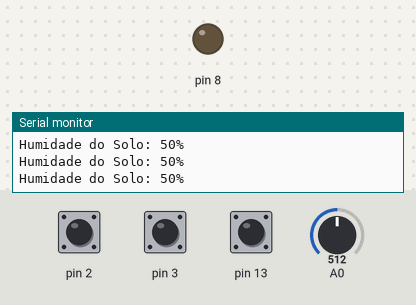
Recording of a sketch running on a simulated Arduino Uno, built with avr-gcc and run on an emulated ATmega328P. Parts: output pins drawn as LEDs (lit = HIGH), the last lines printed to the serial monitor. The test bench sets the inputs (shaded band); at power-on: A0 = 512, pin 2 HIGH, pin 3 HIGH, pin 13 HIGH.

Above: at 0.8 s.
0.9 s: A0 set to 236
3.9 s: A0 set to 209
At 4.9 s:
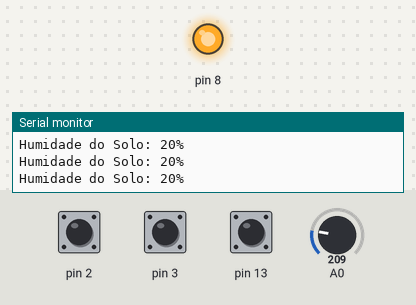
Timing chart, 0 to 6.9 s (numbered marks = the images above; inputs shaded):
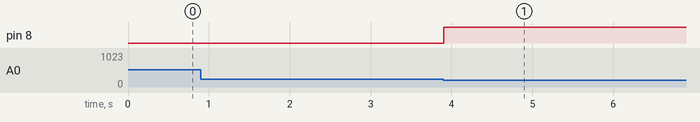

Measured:
- the behaviour switches between 220 and 219 on A0 (found by bisection; images 0 and 1)
- after the input at 3.9 s, pin 8: LOW → HIGH at once

The sketch:

main.ino
```cpp
//Mascara de BITS

#define BIT0 0b00000001
#define BIT1 0b00000010
#define BIT2 0b00000100
#define BIT3 0b00001000
#define BIT4 0b00010000
#define BIT5 0b00100000
#define BIT6 0b01000000
#define BIT7 0b10000000

#include <stdio.h>
#include <stdlib.h>
#include <stdint.h>  // para uso de uint8_t
#include <LiquidCrystal.h> //Biblioteca para uso do DisplayLCD

//Parametros para Comunicação Serial

#define FOSC 16000000U
#define BAUD 9600
#define MYUBRR FOSC / 16 / (BAUD - 1)
#define TAMANHO 50

//Inicialização das variaveis para UART.

char msg_tx[20];
char msg_rx[32];
int pos_msg_rx = 0;
int tamanho_msg_rx = TAMANHO;

//Construtores das Funções UART

void UART_config(unsigned int ubrr);
void UART_Transmit(char *dados);

int leituraAD(uint8_t pinoAD) { //Leitura e Conversão AD
  int valorLido;

  ADMUX = pinoAD;          // Configura Pino Conversor Analogico
  ADMUX |= (1 << REFS0);   // usa AVcc como referencia
  ADMUX &= ~(1 << ADLAR);  // resolução de 10 bit

  ADCSRA |= (1 << ADPS2) | (1 << ADPS1) | (1 << ADPS0);  // prescaler de 128
  ADCSRA |= (1 << ADEN);                                 // Habilita ADC

  ADCSRA |= (1 << ADSC);  // Inicia conversão

  while (ADCSRA & (1 << ADSC));

  valorLido = ADCL;
  valorLido = (ADCH << 8) + valorLido;

  return valorLido;
}

int menuLCD(int x) { //Inicializador do LCD e Menu

  LiquidCrystal lcd(12, 11, 7, 6, 5, 4); //Configura pinos do LCD

  lcd.begin(16, 2); //Inicializa Display

  int porcentLeitura = (100 * static_cast<u32>(leituraAD(0)) / 1023);

  switch (x) {  //Menu LCD

    case 1:

      lcd.clear();
      lcd.setCursor(0, 0);
      lcd.print("Projeto E209");
      lcd.setCursor(0, 1);
      lcd.print("Augusto/Matheus");

      break;

    case 2:

      lcd.setCursor(0, 0);
      lcd.print("Humidade");
      lcd.setCursor(0, 1);
      lcd.print("do solo:");
      lcd.print(porcentLeitura);
      lcd.print("% ");

      if (porcentLeitura < 50) {

        lcd.print("SECO");

      } else if (porcentLeitura < 70) {

        lcd.print("OK");

      } else {

        lcd.print("BOM");
      }

      break;
  }
}

//int leitura_MIN = 0; // Valor minimo fornecido pelo sensor
int leitura_MAX = 876; // Valor maximo fornecido pelo sensor
int leituraSensor = 0; // Variavel que armazena leitura AD
int valor_ON = 219; //Valor que liga bomba de água.

int main(void) { // Setup

  cli();

  //Inicialização da Serial
  UART_config(MYUBRR);

  DDRB |= (BIT0);   //PB0 definido como saida
  PORTD |= (BIT2 + BIT3);	//PD2 E PD3 ativado PULL UP
  PORTB |= (BIT5);  //PB5 ativado PULL UP
  PORTC |= (BIT1 + BIT2); //PC1 E PC2 ativado PULL UP
  PORTB &= ~(BIT0);  //desativa PB0

  EICRA = BIT0 + BIT1 + BIT3 + BIT4; //Habilita Transição de descida em INT0 E INT1

  EIMSK = BIT0 + BIT1; //Habilita INT0 e INT1

  sei(); //Habilita interrupção global

  while (1) { //Loop Infinito

    leituraSensor = leituraAD(0); // Lê sinal porta analogica PC0
    int porcentLeitura = (100 * static_cast<u32>(leituraSensor)) / 1023; //Converte sinal lido em porcentagem.

    int seletor = !(PINB & BIT5); //Seleciona modo de operação entre manual e automatico

    if (seletor == 0) {  //Se seletor no modo manual (desativado)

      if (valor_ON >= leituraSensor) {

        PORTB |= (BIT0);
      } else if (leitura_MAX <= leituraSensor) {

        PORTB &= ~(BIT0);
      }

    }

    else {  //Senão Modo manual

      int liga = !(PINC & BIT1);    //Lê botão liga
      int desliga = (PINC & BIT2);  //Lê botão desliga

      if (liga == 1) {  //se botão LIGA ativado

        PORTB = PORTB | BIT0;  // liga PB0

      }

      else if (desliga == 0) {  //se botão desliga ativado

        PORTB = PORTB & ~(BIT0);  // desliga PB0

      }
    }


    //Transmissão Serial de Texto
    UART_Transmit("Humidade do Solo: ");

    //Transmissão Serial de Números
    int X = porcentLeitura;
    itoa(X, msg_tx, 10);
    UART_Transmit(msg_tx);

    UART_Transmit("%\n");
  }
}

ISR(INT0_vect) { // Interrupção INT0

    menuLCD(1);

}

ISR(INT1_vect) { // Interrupção INT1

    menuLCD(2);

  }

//Transmissão de Dados Serial
void UART_Transmit(char *dados) {

  // Envia todos os caracteres do buffer dados ate chegar um final de linha
  while (*dados != 0) {
    while ((UCSR0A & BIT5) == 0)
      ;  // Aguarda a transmissão acabar

    // Escreve o caractere no registro de tranmissão
    UDR0 = *dados;
    // Passa para o próximo caractere do buffer dados
    dados++;
  }
}

//Configuração da Serial
void UART_config(unsigned int ubrr) {

  // Configura a  baud rate
  UBRR0H = (unsigned char)(ubrr >> 8);
  UBRR0L = (unsigned char)ubrr;
  // Habilita a recepcao, tranmissao e interrupcao na recepcao */
  UCSR0B = (BIT7 + BIT4 + BIT3);
  // Configura o formato da mensagem: 8 bits de dados e 1 bits de stop */
  UCSR0C = (BIT2 + BIT1);
}
```
